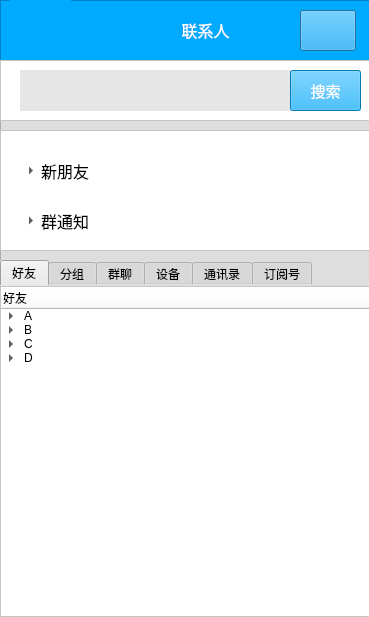
<?xml version="1.0" encoding="UTF-8"?>
<ui version="4.0">
 <class>Dialog</class>
 <widget class="QDialog" name="Dialog">
  <property name="geometry">
   <rect>
    <x>0</x>
    <y>0</y>
    <width>369</width>
    <height>617</height>
   </rect>
  </property>
  <property name="windowTitle">
   <string>Dialog</string>
  </property>
  <widget class="QFrame" name="frame">
   <property name="geometry">
    <rect>
     <x>0</x>
     <y>0</y>
     <width>401</width>
     <height>61</height>
    </rect>
   </property>
   <property name="styleSheet">
    <string notr="true">background-color: rgb(0, 170, 255);</string>
   </property>
   <property name="frameShape">
    <enum>QFrame::StyledPanel</enum>
   </property>
   <property name="frameShadow">
    <enum>QFrame::Raised</enum>
   </property>
   <widget class="QLabel" name="label">
    <property name="geometry">
     <rect>
      <x>160</x>
      <y>10</y>
      <width>91</width>
      <height>41</height>
     </rect>
    </property>
    <property name="font">
     <font>
      <family>微软雅黑</family>
     </font>
    </property>
    <property name="styleSheet">
     <string notr="true"/>
    </property>
    <property name="text">
     <string>&lt;html&gt;&lt;head/&gt;&lt;body&gt;&lt;p align=&quot;center&quot;&gt;&lt;span style=&quot; font-size:12pt; color:#ffffff;&quot;&gt;联系人&lt;/span&gt;&lt;/p&gt;&lt;/body&gt;&lt;/html&gt;</string>
    </property>
    <property name="textFormat">
     <enum>Qt::AutoText</enum>
    </property>
    <property name="scaledContents">
     <bool>false</bool>
    </property>
   </widget>
   <widget class="QLabel" name="label_2">
    <property name="geometry">
     <rect>
      <x>10</x>
      <y>0</y>
      <width>61</width>
      <height>71</height>
     </rect>
    </property>
    <property name="text">
     <string>&lt;html&gt;&lt;head/&gt;&lt;body&gt;&lt;p&gt;&lt;img src=\&quot;./QQ-3.jpg\&quot;/&gt;&lt;/p&gt;&lt;/body&gt;&lt;/html&gt;</string>
    </property>
   </widget>
   <widget class="QPushButton" name="pushButton">
    <property name="geometry">
     <rect>
      <x>300</x>
      <y>10</y>
      <width>56</width>
      <height>41</height>
     </rect>
    </property>
    <property name="styleSheet">
     <string notr="true">background-￼image:url(QQ-5.jpg);
</string>
    </property>
    <property name="text">
     <string/>
    </property>
   </widget>
  </widget>
  <widget class="QFrame" name="frame_2">
   <property name="geometry">
    <rect>
     <x>0</x>
     <y>60</y>
     <width>401</width>
     <height>561</height>
    </rect>
   </property>
   <property name="font">
    <font>
     <underline>false</underline>
    </font>
   </property>
   <property name="styleSheet">
    <string notr="true">background-color: rgb(222, 222, 222);
border-color: rgb(230, 230, 230);</string>
   </property>
   <property name="frameShape">
    <enum>QFrame::StyledPanel</enum>
   </property>
   <property name="frameShadow">
    <enum>QFrame::Raised</enum>
   </property>
   <widget class="QFrame" name="frame_5">
    <property name="geometry">
     <rect>
      <x>0</x>
      <y>0</y>
      <width>401</width>
      <height>61</height>
     </rect>
    </property>
    <property name="font">
     <font>
      <underline>false</underline>
     </font>
    </property>
    <property name="styleSheet">
     <string notr="true">background-color: rgb(255, 255, 255);
border-color: rgb(230, 230, 230);</string>
    </property>
    <property name="frameShape">
     <enum>QFrame::StyledPanel</enum>
    </property>
    <property name="frameShadow">
     <enum>QFrame::Raised</enum>
    </property>
    <widget class="QLineEdit" name="lineEdit_2">
     <property name="geometry">
      <rect>
       <x>20</x>
       <y>10</y>
       <width>341</width>
       <height>41</height>
      </rect>
     </property>
     <property name="font">
      <font>
       <family>新宋体</family>
       <pointsize>10</pointsize>
      </font>
     </property>
     <property name="styleSheet">
      <string notr="true">background-color: rgb(230, 230, 230);
selection-background-color: rgb(255, 255, 255);
border-color: rgb(230, 230, 230);</string>
     </property>
     <property name="inputMask">
      <string/>
     </property>
     <property name="text">
      <string/>
     </property>
     <property name="maxLength">
      <number>32768</number>
     </property>
     <property name="frame">
      <bool>false</bool>
     </property>
     <property name="cursorPosition">
      <number>0</number>
     </property>
    </widget>
    <widget class="QPushButton" name="pushButton_2">
     <property name="geometry">
      <rect>
       <x>290</x>
       <y>10</y>
       <width>71</width>
       <height>41</height>
      </rect>
     </property>
     <property name="palette">
      <palette>
       <active>
        <colorrole role="WindowText">
         <brush brushstyle="SolidPattern">
          <color alpha="255">
           <red>255</red>
           <green>255</green>
           <blue>255</blue>
          </color>
         </brush>
        </colorrole>
        <colorrole role="Button">
         <brush brushstyle="SolidPattern">
          <color alpha="255">
           <red>0</red>
           <green>170</green>
           <blue>255</blue>
          </color>
         </brush>
        </colorrole>
        <colorrole role="Text">
         <brush brushstyle="SolidPattern">
          <color alpha="255">
           <red>255</red>
           <green>255</green>
           <blue>255</blue>
          </color>
         </brush>
        </colorrole>
        <colorrole role="ButtonText">
         <brush brushstyle="SolidPattern">
          <color alpha="255">
           <red>255</red>
           <green>255</green>
           <blue>255</blue>
          </color>
         </brush>
        </colorrole>
        <colorrole role="Base">
         <brush brushstyle="SolidPattern">
          <color alpha="255">
           <red>0</red>
           <green>170</green>
           <blue>255</blue>
          </color>
         </brush>
        </colorrole>
        <colorrole role="Window">
         <brush brushstyle="SolidPattern">
          <color alpha="255">
           <red>0</red>
           <green>170</green>
           <blue>255</blue>
          </color>
         </brush>
        </colorrole>
        <colorrole role="ToolTipText">
         <brush brushstyle="SolidPattern">
          <color alpha="255">
           <red>255</red>
           <green>255</green>
           <blue>255</blue>
          </color>
         </brush>
        </colorrole>
       </active>
       <inactive>
        <colorrole role="WindowText">
         <brush brushstyle="SolidPattern">
          <color alpha="255">
           <red>255</red>
           <green>255</green>
           <blue>255</blue>
          </color>
         </brush>
        </colorrole>
        <colorrole role="Button">
         <brush brushstyle="SolidPattern">
          <color alpha="255">
           <red>0</red>
           <green>170</green>
           <blue>255</blue>
          </color>
         </brush>
        </colorrole>
        <colorrole role="Text">
         <brush brushstyle="SolidPattern">
          <color alpha="255">
           <red>255</red>
           <green>255</green>
           <blue>255</blue>
          </color>
         </brush>
        </colorrole>
        <colorrole role="ButtonText">
         <brush brushstyle="SolidPattern">
          <color alpha="255">
           <red>255</red>
           <green>255</green>
           <blue>255</blue>
          </color>
         </brush>
        </colorrole>
        <colorrole role="Base">
         <brush brushstyle="SolidPattern">
          <color alpha="255">
           <red>0</red>
           <green>170</green>
           <blue>255</blue>
          </color>
         </brush>
        </colorrole>
        <colorrole role="Window">
         <brush brushstyle="SolidPattern">
          <color alpha="255">
           <red>0</red>
           <green>170</green>
           <blue>255</blue>
          </color>
         </brush>
        </colorrole>
        <colorrole role="ToolTipText">
         <brush brushstyle="SolidPattern">
          <color alpha="255">
           <red>255</red>
           <green>255</green>
           <blue>255</blue>
          </color>
         </brush>
        </colorrole>
       </inactive>
       <disabled>
        <colorrole role="WindowText">
         <brush brushstyle="SolidPattern">
          <color alpha="255">
           <red>120</red>
           <green>120</green>
           <blue>120</blue>
          </color>
         </brush>
        </colorrole>
        <colorrole role="Button">
         <brush brushstyle="SolidPattern">
          <color alpha="255">
           <red>0</red>
           <green>170</green>
           <blue>255</blue>
          </color>
         </brush>
        </colorrole>
        <colorrole role="Text">
         <brush brushstyle="SolidPattern">
          <color alpha="255">
           <red>120</red>
           <green>120</green>
           <blue>120</blue>
          </color>
         </brush>
        </colorrole>
        <colorrole role="ButtonText">
         <brush brushstyle="SolidPattern">
          <color alpha="255">
           <red>120</red>
           <green>120</green>
           <blue>120</blue>
          </color>
         </brush>
        </colorrole>
        <colorrole role="Base">
         <brush brushstyle="SolidPattern">
          <color alpha="255">
           <red>0</red>
           <green>170</green>
           <blue>255</blue>
          </color>
         </brush>
        </colorrole>
        <colorrole role="Window">
         <brush brushstyle="SolidPattern">
          <color alpha="255">
           <red>0</red>
           <green>170</green>
           <blue>255</blue>
          </color>
         </brush>
        </colorrole>
        <colorrole role="ToolTipText">
         <brush brushstyle="SolidPattern">
          <color alpha="255">
           <red>255</red>
           <green>255</green>
           <blue>255</blue>
          </color>
         </brush>
        </colorrole>
       </disabled>
      </palette>
     </property>
     <property name="font">
      <font>
       <family>等线</family>
       <pointsize>11</pointsize>
      </font>
     </property>
     <property name="styleSheet">
      <string notr="true">background-color: rgb(0, 170, 255);</string>
     </property>
     <property name="text">
      <string>搜索</string>
     </property>
     <property name="autoDefault">
      <bool>true</bool>
     </property>
     <property name="default">
      <bool>false</bool>
     </property>
     <property name="flat">
      <bool>false</bool>
     </property>
    </widget>
   </widget>
   <widget class="QFrame" name="frame_6">
    <property name="geometry">
     <rect>
      <x>0</x>
      <y>70</y>
      <width>401</width>
      <height>121</height>
     </rect>
    </property>
    <property name="font">
     <font>
      <underline>false</underline>
     </font>
    </property>
    <property name="styleSheet">
     <string notr="true">background-color: rgb(255, 255, 255);
border-color: rgb(230, 230, 230);</string>
    </property>
    <property name="frameShape">
     <enum>QFrame::StyledPanel</enum>
    </property>
    <property name="frameShadow">
     <enum>QFrame::Raised</enum>
    </property>
    <widget class="QToolButton" name="toolButton">
     <property name="geometry">
      <rect>
       <x>20</x>
       <y>20</y>
       <width>361</width>
       <height>41</height>
      </rect>
     </property>
     <property name="font">
      <font>
       <family>宋体</family>
       <pointsize>12</pointsize>
      </font>
     </property>
     <property name="toolTip">
      <string>&lt;html&gt;&lt;head/&gt;&lt;body&gt;&lt;p&gt;&lt;br/&gt;&lt;/p&gt;&lt;/body&gt;&lt;/html&gt;</string>
     </property>
     <property name="text">
      <string>新朋友</string>
     </property>
     <property name="toolButtonStyle">
      <enum>Qt::ToolButtonTextBesideIcon</enum>
     </property>
     <property name="autoRaise">
      <bool>true</bool>
     </property>
     <property name="arrowType">
      <enum>Qt::RightArrow</enum>
     </property>
    </widget>
    <widget class="QToolButton" name="toolButton_2">
     <property name="geometry">
      <rect>
       <x>20</x>
       <y>70</y>
       <width>361</width>
       <height>41</height>
      </rect>
     </property>
     <property name="font">
      <font>
       <family>宋体</family>
       <pointsize>12</pointsize>
      </font>
     </property>
     <property name="text">
      <string>群通知</string>
     </property>
     <property name="toolButtonStyle">
      <enum>Qt::ToolButtonTextBesideIcon</enum>
     </property>
     <property name="autoRaise">
      <bool>true</bool>
     </property>
     <property name="arrowType">
      <enum>Qt::RightArrow</enum>
     </property>
    </widget>
   </widget>
   <widget class="QTabWidget" name="tabWidget">
    <property name="geometry">
     <rect>
      <x>0</x>
      <y>200</y>
      <width>401</width>
      <height>361</height>
     </rect>
    </property>
    <property name="currentIndex">
     <number>0</number>
    </property>
    <widget class="QWidget" name="tab">
     <attribute name="title">
      <string>好友</string>
     </attribute>
     <widget class="QFrame" name="frame_8">
      <property name="geometry">
       <rect>
        <x>0</x>
        <y>0</y>
        <width>401</width>
        <height>341</height>
       </rect>
      </property>
      <property name="font">
       <font>
        <underline>false</underline>
       </font>
      </property>
      <property name="styleSheet">
       <string notr="true">background-color: rgb(255, 255, 255);
border-color: rgb(230, 230, 230);</string>
      </property>
      <property name="frameShape">
       <enum>QFrame::StyledPanel</enum>
      </property>
      <property name="frameShadow">
       <enum>QFrame::Raised</enum>
      </property>
      <widget class="QTreeWidget" name="treeWidget_2">
       <property name="geometry">
        <rect>
         <x>0</x>
         <y>0</y>
         <width>401</width>
         <height>331</height>
        </rect>
       </property>
       <column>
        <property name="text">
         <string>好友</string>
        </property>
       </column>
       <item>
        <property name="text">
         <string>A</string>
        </property>
        <item>
         <property name="text">
          <string>AI</string>
         </property>
         <property name="icon">
          <iconset>
           <normaloff>:/tx/20140707211410_GiSLf.jpeg</normaloff>:/tx/20140707211410_GiSLf.jpeg</iconset>
         </property>
        </item>
       </item>
       <item>
        <property name="text">
         <string>B</string>
        </property>
        <item>
         <property name="text">
          <string>巴库</string>
         </property>
         <property name="icon">
          <iconset>
           <normaloff>:/tx/20191225154057_YYLWT.thumb.700_0.jpeg</normaloff>:/tx/20191225154057_YYLWT.thumb.700_0.jpeg</iconset>
         </property>
        </item>
       </item>
       <item>
        <property name="text">
         <string>C</string>
        </property>
        <item>
         <property name="text">
          <string>瞅瞅</string>
         </property>
         <property name="icon">
          <iconset>
           <normaloff>:/tx/duitang_1624179999782.png.JPG</normaloff>:/tx/duitang_1624179999782.png.JPG</iconset>
         </property>
        </item>
       </item>
       <item>
        <property name="text">
         <string>D</string>
        </property>
        <item>
         <property name="text">
          <string>当当</string>
         </property>
         <property name="icon">
          <iconset>
           <normaloff>:/tx/20190512215221_wKmP4.thumb.700_0.jpeg.JPG</normaloff>:/tx/20190512215221_wKmP4.thumb.700_0.jpeg.JPG</iconset>
         </property>
        </item>
       </item>
      </widget>
     </widget>
    </widget>
    <widget class="QWidget" name="tab_2">
     <attribute name="title">
      <string>分组</string>
     </attribute>
     <widget class="QFrame" name="frame_7">
      <property name="geometry">
       <rect>
        <x>0</x>
        <y>0</y>
        <width>401</width>
        <height>341</height>
       </rect>
      </property>
      <property name="font">
       <font>
        <underline>false</underline>
       </font>
      </property>
      <property name="styleSheet">
       <string notr="true">background-color: rgb(255, 255, 255);
border-color: rgb(230, 230, 230);</string>
      </property>
      <property name="frameShape">
       <enum>QFrame::StyledPanel</enum>
      </property>
      <property name="frameShadow">
       <enum>QFrame::Raised</enum>
      </property>
      <widget class="QTreeWidget" name="treeWidget">
       <property name="geometry">
        <rect>
         <x>0</x>
         <y>0</y>
         <width>401</width>
         <height>331</height>
        </rect>
       </property>
       <property name="rootIsDecorated">
        <bool>true</bool>
       </property>
       <property name="uniformRowHeights">
        <bool>false</bool>
       </property>
       <property name="itemsExpandable">
        <bool>true</bool>
       </property>
       <property name="sortingEnabled">
        <bool>false</bool>
       </property>
       <property name="animated">
        <bool>true</bool>
       </property>
       <property name="allColumnsShowFocus">
        <bool>false</bool>
       </property>
       <property name="wordWrap">
        <bool>false</bool>
       </property>
       <property name="headerHidden">
        <bool>false</bool>
       </property>
       <property name="expandsOnDoubleClick">
        <bool>true</bool>
       </property>
       <column>
        <property name="text">
         <string>分组</string>
        </property>
       </column>
       <item>
        <property name="text">
         <string>特别关心</string>
        </property>
        <item>
         <property name="text">
          <string>小明</string>
         </property>
         <property name="icon">
          <iconset>
           <normaloff>:/tx/duitang_1624179999782.png.JPG</normaloff>:/tx/duitang_1624179999782.png.JPG</iconset>
         </property>
        </item>
        <item>
         <property name="text">
          <string>小红</string>
         </property>
         <property name="icon">
          <iconset>
           <normaloff>:/tx/20190512215221_wKmP4.thumb.700_0.jpeg.JPG</normaloff>:/tx/20190512215221_wKmP4.thumb.700_0.jpeg.JPG</iconset>
         </property>
        </item>
       </item>
       <item>
        <property name="text">
         <string>我的好友</string>
        </property>
        <item>
         <property name="text">
          <string>小郑</string>
         </property>
         <property name="icon">
          <iconset>
           <normaloff>:/tx/20140707211410_GiSLf.jpeg</normaloff>:/tx/20140707211410_GiSLf.jpeg</iconset>
         </property>
        </item>
        <item>
         <property name="text">
          <string>小邵</string>
         </property>
         <property name="icon">
          <iconset>
           <normaloff>:/tx/20191225154053_rxAXj.thumb.700_0.jpeg</normaloff>:/tx/20191225154053_rxAXj.thumb.700_0.jpeg</iconset>
         </property>
        </item>
        <item>
         <property name="text">
          <string>小马</string>
         </property>
         <property name="icon">
          <iconset>
           <normaloff>:/tx/duitang_1623223793046.png.JPG</normaloff>:/tx/duitang_1623223793046.png.JPG</iconset>
         </property>
        </item>
        <item>
         <property name="text">
          <string>小罗</string>
         </property>
         <property name="icon">
          <iconset>
           <normaloff>:/tx/20200803190636_kwysn.jpg.JPG</normaloff>:/tx/20200803190636_kwysn.jpg.JPG</iconset>
         </property>
        </item>
       </item>
       <item>
        <property name="text">
         <string>同学</string>
        </property>
        <item>
         <property name="text">
          <string>小杨</string>
         </property>
         <property name="icon">
          <iconset>
           <normaloff>:/tx/20191225154053_rxAXj.thumb.700_0.jpeg</normaloff>:/tx/20191225154053_rxAXj.thumb.700_0.jpeg</iconset>
         </property>
        </item>
        <item>
         <property name="text">
          <string>小秋</string>
         </property>
         <property name="icon">
          <iconset>
           <normaloff>:/tx/20191225154057_YYLWT.thumb.700_0.jpeg</normaloff>:/tx/20191225154057_YYLWT.thumb.700_0.jpeg</iconset>
         </property>
        </item>
        <item>
         <property name="text">
          <string>小李</string>
         </property>
         <property name="icon">
          <iconset>
           <normaloff>:/tx/20191225154056_VWLiH.thumb.700_0.jpeg</normaloff>:/tx/20191225154056_VWLiH.thumb.700_0.jpeg</iconset>
         </property>
        </item>
       </item>
       <item>
        <property name="text">
         <string>家人</string>
        </property>
        <item>
         <property name="text">
          <string>爷爷</string>
         </property>
         <property name="icon">
          <iconset>
           <normaloff>:/tx/20140707211410_GiSLf.jpeg</normaloff>:/tx/20140707211410_GiSLf.jpeg</iconset>
         </property>
        </item>
        <item>
         <property name="text">
          <string>奶奶</string>
         </property>
         <property name="icon">
          <iconset>
           <normaloff>:/tx/QQ-3.jpg</normaloff>:/tx/QQ-3.jpg</iconset>
         </property>
        </item>
        <item>
         <property name="text">
          <string>妈妈</string>
         </property>
         <property name="icon">
          <iconset>
           <normaloff>:/tx/20191225154057_YYLWT.thumb.700_0.jpeg</normaloff>:/tx/20191225154057_YYLWT.thumb.700_0.jpeg</iconset>
         </property>
        </item>
        <item>
         <property name="text">
          <string>哥哥</string>
         </property>
         <property name="icon">
          <iconset>
           <normaloff>:/tx/duitang_1624179999782.png.JPG</normaloff>:/tx/duitang_1624179999782.png.JPG</iconset>
         </property>
        </item>
        <item>
         <property name="text">
          <string>爸爸</string>
         </property>
         <property name="icon">
          <iconset>
           <normaloff>:/tx/20191225154053_rxAXj.thumb.700_0.jpeg</normaloff>:/tx/20191225154053_rxAXj.thumb.700_0.jpeg</iconset>
         </property>
        </item>
       </item>
      </widget>
     </widget>
    </widget>
    <widget class="QWidget" name="tab_3">
     <attribute name="title">
      <string>群聊</string>
     </attribute>
     <widget class="QFrame" name="frame_9">
      <property name="geometry">
       <rect>
        <x>0</x>
        <y>0</y>
        <width>401</width>
        <height>341</height>
       </rect>
      </property>
      <property name="font">
       <font>
        <underline>false</underline>
       </font>
      </property>
      <property name="styleSheet">
       <string notr="true">background-color: rgb(255, 255, 255);
border-color: rgb(230, 230, 230);</string>
      </property>
      <property name="frameShape">
       <enum>QFrame::StyledPanel</enum>
      </property>
      <property name="frameShadow">
       <enum>QFrame::Raised</enum>
      </property>
      <widget class="QTreeWidget" name="treeWidget_3">
       <property name="geometry">
        <rect>
         <x>0</x>
         <y>0</y>
         <width>411</width>
         <height>351</height>
        </rect>
       </property>
       <column>
        <property name="text">
         <string>群聊</string>
        </property>
       </column>
       <item>
        <property name="text">
         <string>置顶群聊</string>
        </property>
        <item>
         <property name="text">
          <string>111</string>
         </property>
        </item>
       </item>
       <item>
        <property name="text">
         <string>未命名群聊</string>
        </property>
        <item>
         <property name="text">
          <string>222</string>
         </property>
        </item>
       </item>
       <item>
        <property name="text">
         <string>我创建的群聊</string>
        </property>
        <item>
         <property name="text">
          <string>333</string>
         </property>
        </item>
       </item>
       <item>
        <property name="text">
         <string>我管理的群聊</string>
        </property>
        <item>
         <property name="text">
          <string>444</string>
         </property>
        </item>
       </item>
      </widget>
     </widget>
    </widget>
    <widget class="QWidget" name="tab_4">
     <attribute name="title">
      <string>设备</string>
     </attribute>
     <widget class="QFrame" name="frame_10">
      <property name="geometry">
       <rect>
        <x>0</x>
        <y>0</y>
        <width>401</width>
        <height>341</height>
       </rect>
      </property>
      <property name="font">
       <font>
        <underline>false</underline>
       </font>
      </property>
      <property name="styleSheet">
       <string notr="true">background-color: rgb(255, 255, 255);
border-color: rgb(230, 230, 230);</string>
      </property>
      <property name="frameShape">
       <enum>QFrame::StyledPanel</enum>
      </property>
      <property name="frameShadow">
       <enum>QFrame::Raised</enum>
      </property>
      <widget class="QTreeWidget" name="treeWidget_4">
       <property name="geometry">
        <rect>
         <x>0</x>
         <y>0</y>
         <width>411</width>
         <height>351</height>
        </rect>
       </property>
       <column>
        <property name="text">
         <string>设备</string>
        </property>
       </column>
       <item>
        <property name="text">
         <string>我的电脑</string>
        </property>
        <property name="icon">
         <iconset>
          <normaloff>:/tx/QQ-3.jpg</normaloff>:/tx/QQ-3.jpg</iconset>
        </property>
       </item>
      </widget>
     </widget>
    </widget>
    <widget class="QWidget" name="tab_5">
     <attribute name="title">
      <string>通讯录</string>
     </attribute>
     <widget class="QFrame" name="frame_11">
      <property name="geometry">
       <rect>
        <x>0</x>
        <y>0</y>
        <width>401</width>
        <height>341</height>
       </rect>
      </property>
      <property name="font">
       <font>
        <underline>false</underline>
       </font>
      </property>
      <property name="styleSheet">
       <string notr="true">background-color: rgb(255, 255, 255);
border-color: rgb(230, 230, 230);</string>
      </property>
      <property name="frameShape">
       <enum>QFrame::StyledPanel</enum>
      </property>
      <property name="frameShadow">
       <enum>QFrame::Raised</enum>
      </property>
      <widget class="QTreeWidget" name="treeWidget_5">
       <property name="geometry">
        <rect>
         <x>0</x>
         <y>0</y>
         <width>411</width>
         <height>351</height>
        </rect>
       </property>
       <column>
        <property name="text">
         <string>通讯录</string>
        </property>
       </column>
       <item>
        <property name="text">
         <string>小李</string>
        </property>
       </item>
       <item>
        <property name="text">
         <string>小丽</string>
        </property>
       </item>
       <item>
        <property name="text">
         <string>小康</string>
        </property>
       </item>
       <item>
        <property name="text">
         <string>小红</string>
        </property>
       </item>
      </widget>
     </widget>
    </widget>
    <widget class="QWidget" name="tab_6">
     <attribute name="title">
      <string>订阅号</string>
     </attribute>
     <widget class="QFrame" name="frame_12">
      <property name="geometry">
       <rect>
        <x>0</x>
        <y>0</y>
        <width>401</width>
        <height>341</height>
       </rect>
      </property>
      <property name="font">
       <font>
        <underline>false</underline>
       </font>
      </property>
      <property name="styleSheet">
       <string notr="true">background-color: rgb(255, 255, 255);
border-color: rgb(230, 230, 230);</string>
      </property>
      <property name="frameShape">
       <enum>QFrame::StyledPanel</enum>
      </property>
      <property name="frameShadow">
       <enum>QFrame::Raised</enum>
      </property>
     </widget>
    </widget>
   </widget>
  </widget>
 </widget>
 <resources>
  <include location="tuku.qrc"/>
 </resources>
 <connections/>
</ui>
